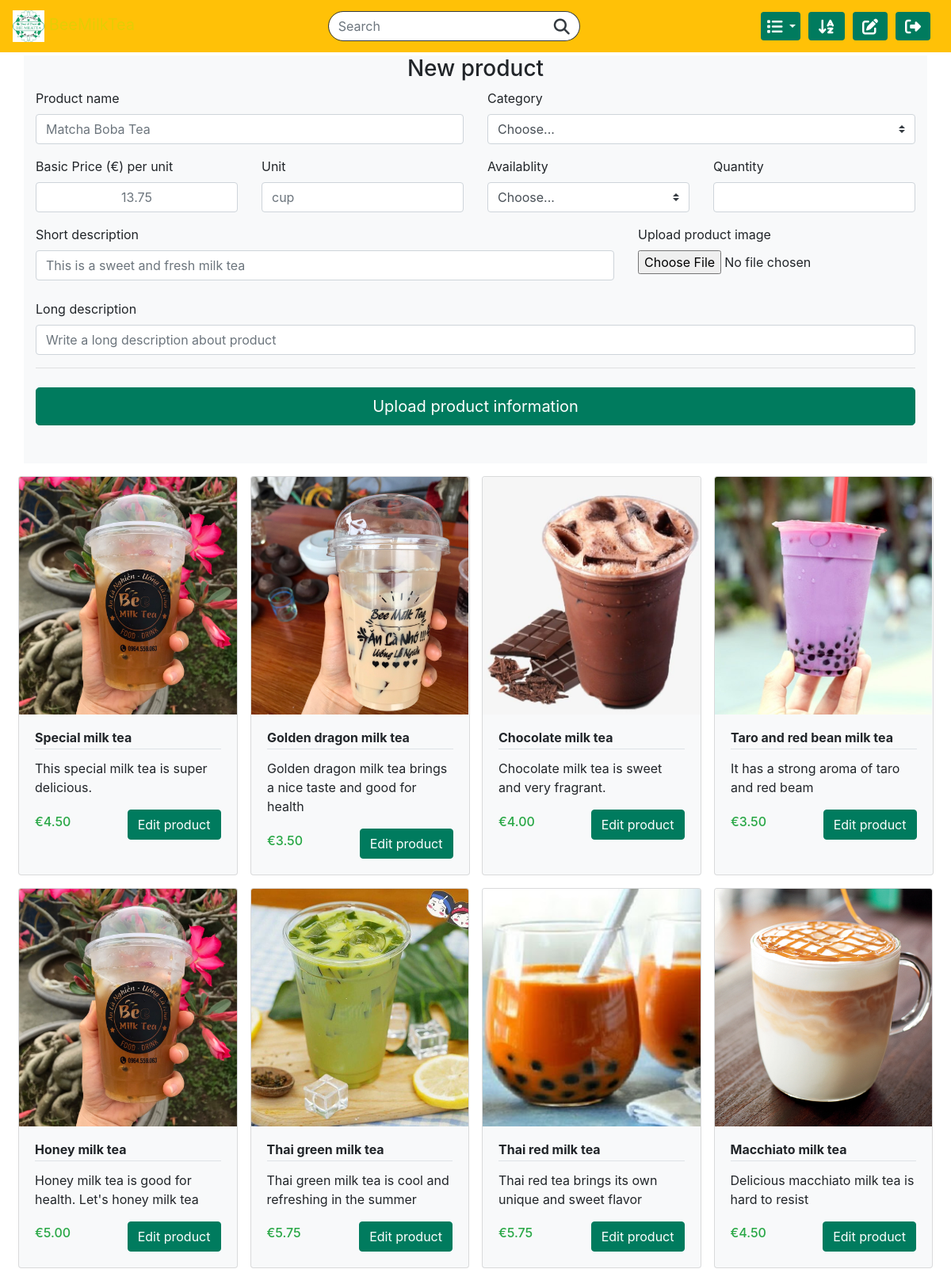
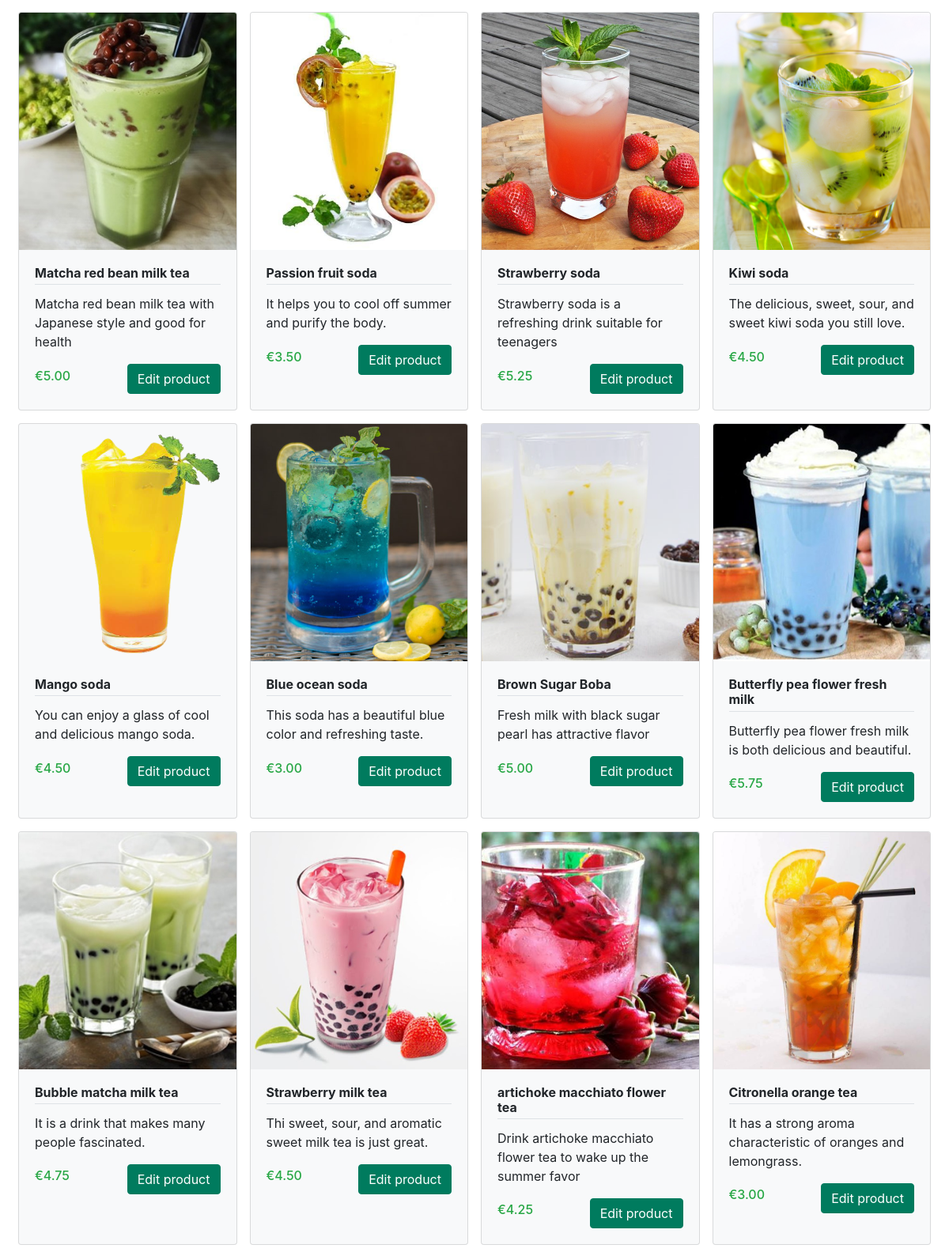
Page /manageProduct (signed in, upper part) on the committed database (2 pictures, top to bottom).
### orders/models.py (models this page shows, shortened)
class Product(models.Model):
    name = models.CharField(max_length=64)
    category = models.CharField(max_length=32, choices=CATEGORIES, default='MILK TEA')
    price = models.DecimalField(decimal_places=2, max_digits=5)
    unit = models.CharField(max_length=10, default='1 ly')
    availability = models.CharField(max_length=32, choices=AVAILABILITIES, default='available')
    quantity = models.IntegerField()
    description_short = models.CharField(max_length=64, default='available')
    description_long = models.TextField(default='available')
    image = models.ImageField(verbose_name="Product Image", upload_to="orders/static/orders/images/", default=None, blank=True)
    image_filename = models.CharField(max_length=256, default="image.jpg")

### orders/views.py (the view, shortened to what this page needs)
# urls.py: path("manageProduct", views.manageProduct_view, name="manageProduct"),
def manageProduct_view(request):
    if request.user.is_superuser:
        all_products = {}
        product_data = Product.objects.all()
        for category in categories:
            items = get_product_by_category(product_data, category)
            if len(items) != 0:
                all_products[category] = items
        context = {
            "data": all_products,
        }
        return render(request, "orders/manageProduct.html", context)
    else:
        return HttpResponseRedirect(reverse("index"))

### orders/views.py (called while the page is built)
def image_filename(image):
    path = image.url
    head, tail = ntpath.split(path)
    return tail

def get_product_by_category(data, category):
    list_items = []
    items = data.filter(category=category)
    for item in items:
        item.image_filename = image_filename(item.image)
        list_items.append(item)
    return list_items

### orders/templates/orders/manageProduct.html (shortened to what this page needs)
{% extends "orders/base.html" %}
{% block script %}
{% load static %}
{% endblock %}
{% block main %}
<div class="container pb-5 bg-light">
  <h3 class="text-center mt-3">New product</h3>
  <div class="">
    <form class="needs-validation" novalidate action="/manageProduct" method="post" enctype="multipart/form-data">
      <div class="row">
        <div class="col-md-6 mb-3">
          <label for="productName">Product name</label>
          <input type="text" class="form-control" id="productName" name="productName" placeholder="Matcha Boba Tea" value="" required>
        </div>
        <div class="col-md-6 mb-3">
          <label for="category">Category</label>
          <select class="custom-select d-block w-100" id="category" name="category" required>
            <option value="">Choose...</option>
          </select>
        </div>
      </div>
      <div class="row">
        <div class="col-md-3 mb-3">
          <label for="price_basic">Basic Price (€) per unit</label>
          <input type="number" class="form-control" id="price_basic" name="price_basic" placeholder="13.75" step="0.01" min="0" required>
        </div>
        <div class="col-md-3 mb-3">
          <label for="unit">Unit</label>
          <input type="text" class="form-control" id="unit" name="unit" placeholder="cup" maxlength="8" required>
        </div>
        <div class="col-md-3 mb-3">
          <label for="availablity">Availablity</label>
          <select class="custom-select d-block w-100" id="availablity" name="availablity" required>
            <option value="">Choose...</option>
          </select>
        </div>
        <div class="col-md-3 mb-3">
          <label for="quantity">Quantity</label>
          <input type="number" class="form-control" id="quantity" name="quantity" placeholder="" min="0" required>
        </div>
      </div>
      <div class="row">
        <div class="col-md-8 mb-3">
          <label for="description_short">Short description</label>
          <input type="text" class="form-control" id="description_short" name="description_short" placeholder="This is a sweet and fresh milk tea" maxlength="64" required>
        </div>
        <div class="col-md-4 mb-3">
          <div class="form-group">
            <label for="product_image">Upload product image</label>
            <input type="file" class="form-control-file" id="product_image" name="product_image" accept="image/*" required>
          </div>
        </div>
      </div>
      <div class="mb-3">
        <label for="description_long">Long description</label>
        <input type="text" class="form-control" id="description_long" name="description_long" placeholder="Write a long description about product" required>
      </div>
      <hr class="mb-4">
      <button class="btn btn-primary btn-lg btn-block" type="submit">Upload product information</button>
    </form>
  </div>
</div>
<div class="container-lg p-0 mt-2">
  <div class="row equal">
    {% for category, items in data.items %}
      {% for item in items %}
      <div class="col-lg-3 col-md-4 col-sm-6 m-0 d-flex p-2 card-container" data-aos="zoom-in-down">
        <div class="card bg-light w-100">
          <div class="card-image w-100">
            <img class="card-img-top" src="static/orders/images/{{ item.image_filename }}" alt="product_image">
          </div>
          <div class="card-body">
            <h6 class="card-title border-bottom pb-1 item-name"><b>{{ item.name }}</b></h6>
            <p class="card-text">{{ item.description_short }}</p>
            <div class="card-footer p-0 m-0 border-0 ">
              <div class="d-flex align-items-center bg-light text-success">
                <div class="flex-grow-1">
                  <h6>€{{ item.price }}</h6>
                </div>
                <div class="">
                  <form action="/productEdit" method="post">
                    <button type="submit" class="btn btn-primary"> Edit product</a></button>
                  </form>
                </div>
              </div>
            </div>
          </div>
        </div>
      </div>
      {% endfor %}
    {% endfor %}
  </div>
</div>
{% endblock %}

### orders/templates/orders/base.html (shortened to what this page needs)
{% load static %}
<!DOCTYPE html>
<html lang="en" dir="ltr">
<head>
  <link rel="stylesheet" href="https://stackpath.bootstrapcdn.com/bootstrap/4.5.0/css/bootstrap.min.css">
  <link rel="stylesheet" href="https://cdn.jsdelivr.net/npm/bootstrap-select@1.13.17/dist/css/bootstrap-select.min.css">
  <link rel="stylesheet" href="https://unpkg.com/aos@next/dist/aos.css" />
  <link rel="stylesheet" href="{% static 'orders/css/styles.css' %}" />
</head>
<body>
  <nav class="navbar navbar-expand-md navbar-light bg-warning">
    <div class="d-flex w-100 justify-content-between">
      <div class="">
        <a class="navbar-brand" href="/">
          <img class="d-inline" style="width: 40px; height: 40px;" src="{% static 'orders/images/logo.png' %}">
          <span class="yellow d-inline brand-name"> BeeMilkTea</span>
        </a>
      </div>
      <div class="d-flex align-items-center">
        <form class="form-inline my-2 my-lg-0" action="/search" method="post">
          <div class="input-group search">
            <input class="form-control btn-outline-dark search-field" type="text" placeholder="Search" name="query" aria-label="Search" required>
            <div class="input-group-append">
              <button class="btn btn-outline-dark bg-white border-left-0 search-field-button" type="submit"><i class="fas fa-search fa-lg"></i></button>
            </div>
          </div>
        </form>
      </div>
      <div class="d-flex align-items-center">
        <div class="collapse navbar-collapse" id="navbar">
          <ul class="navbar-nav ml-auto">
            <li class="nav-item dropdown mr-3">
              <a class="nav-link dropdown-toggle btn btn-primary text-white border-0 nav-category" href="#" id="navbarDropdownMenuLink" role="button" data-toggle="dropdown" aria-haspopup="true" aria-expanded="false">
                <i class="fas fa-list fa-lg"></i> <span class="md-hidden"> Categories</span>
              </a>
            </li>
            {% if user.is_superuser %}
            <li class="nav-item mr-3"><a class="btn btn-primary text-white border-0" href="/manageOrder" role="button" aria-expanded="false"><i class="fas fa-sort-alpha-down fa-lg"></i><span class="md-hidden d-inline"> All orders</span></a></li>
            <li class="nav-item mr-3"><a class="btn btn-primary text-white border-0" href="/manageProduct" role="button" aria-expanded="false"><i class="fas fa-edit fa-lg"></i><span class="md-hidden d-inline"> Add/edit product</span></a></li>
            {% endif %}
            {% if user.is_authenticated %}
            <li class="nav-item mr-3"><a class="btn btn-primary text-white border-0" href="/logout" role="button" aria-expanded="false"><i class="fas fa-sign-out-alt fa-lg"></i><span class="md-hidden d-inline"> Log Out</span></a></li>
            {% endif %}
          </ul>
        </div>
      </div>
    </div>
  </nav>
  {% block main %}
  {% endblock %}
</body>
</html>

### orders/static/orders/css/styles.css (style rules this page uses)
html { min-height: 100%; position: relative; }
body { margin-bottom: 100px; margin-top: 70px; }
.yellow { color: #e4cd05; }
.navbar { position: fixed; top: 0; width: 100%; z-index: 1; }
.search-field { border-radius: 20px; }
.search-field-button { border-radius: 20px; }
.nav-category { width: 150px; padding-bottom: 6px; padding-top: 6px; }
@media screen and (max-width: 1200px) { .nav-category { width: 50px; } }
@media screen and (max-width: 1200px) { .nav-item { margin-right: 10px !important; } }
input[type=number] { -moz-appearance: textfield; text-align: center; }
.card-container { position: relative; }
.card-img-top { width: 100%; height: 300px; object-fit: cover; }
.btn-primary { color: #fff; background-color: #007b5e; border-color: #007b5e; }

### rows in the picture
Product: name "Special milk tea", description_short "This special milk tea is super delicious.", price "4.50"
Product: shows a picture, name "Golden dragon milk tea", description_short "Golden dragon milk tea brings a nice taste and good for health", price "3.50"
Product: shows a picture, name "Chocolate milk tea", description_short "Chocolate milk tea is sweet and very fragrant.", price "4.00"
Product: shows a picture, name "Taro and red bean milk tea", description_short "It has a strong aroma of taro and red beam", price "3.50"
Product: name "Honey milk tea", description_short "Honey milk tea is good for health. Let's honey milk tea", price "5.00"
Product: shows a picture, name "Thai green milk tea", description_short "Thai green milk tea is cool and refreshing in the summer", price "5.75"
Product: shows a picture, name "Thai red milk tea", description_short "Thai red tea brings its own unique and sweet flavor", price "5.75"
Product: shows a picture, name "Macchiato milk tea", description_short "Delicious macchiato milk tea is hard to resist", price "4.50"
Product: shows a picture, name "Matcha red bean milk tea", description_short "Matcha red bean milk tea with Japanese style and good for health", price "5.00"
Product: shows a picture, name "Passion fruit soda", description_short "It helps you to cool off summer and purify the body.", price "3.50"
Product: shows a picture, name "Strawberry soda", description_short "Strawberry soda is a refreshing drink suitable for teenagers", price "5.25"
Product: shows a picture, name "Kiwi soda", description_short "The delicious, sweet, sour, and sweet kiwi soda you still love.", price "4.50"
Product: shows a picture, name "Mango soda", description_short "You can enjoy a glass of cool and delicious mango soda.", price "4.50"
Product: shows a picture, name "Blue ocean soda", description_short "This soda has a beautiful blue color and refreshing taste.", price "3.00"
Product: shows a picture, name "Brown Sugar Boba", description_short "Fresh milk with black sugar pearl has attractive flavor", price "5.00"
Product: shows a picture, name "Butterfly pea flower fresh milk", description_short "Butterfly pea flower fresh milk is both delicious and beautiful.", price "5.75"
Product: shows a picture, name "Bubble matcha milk tea", description_short "It is a drink that makes many people fascinated.", price "4.75"
Product: shows a picture, name "Strawberry milk tea", description_short "Thi sweet, sour, and aromatic sweet milk tea is just great.", price "4.50"
Product: shows a picture, name "artichoke macchiato flower tea", description_short "Drink artichoke macchiato flower tea to wake up the summer favor", price "4.25"
Product: shows a picture, name "Citronella orange tea", description_short "It has a strong aroma characteristic of oranges and lemongrass.", price "3.00"
